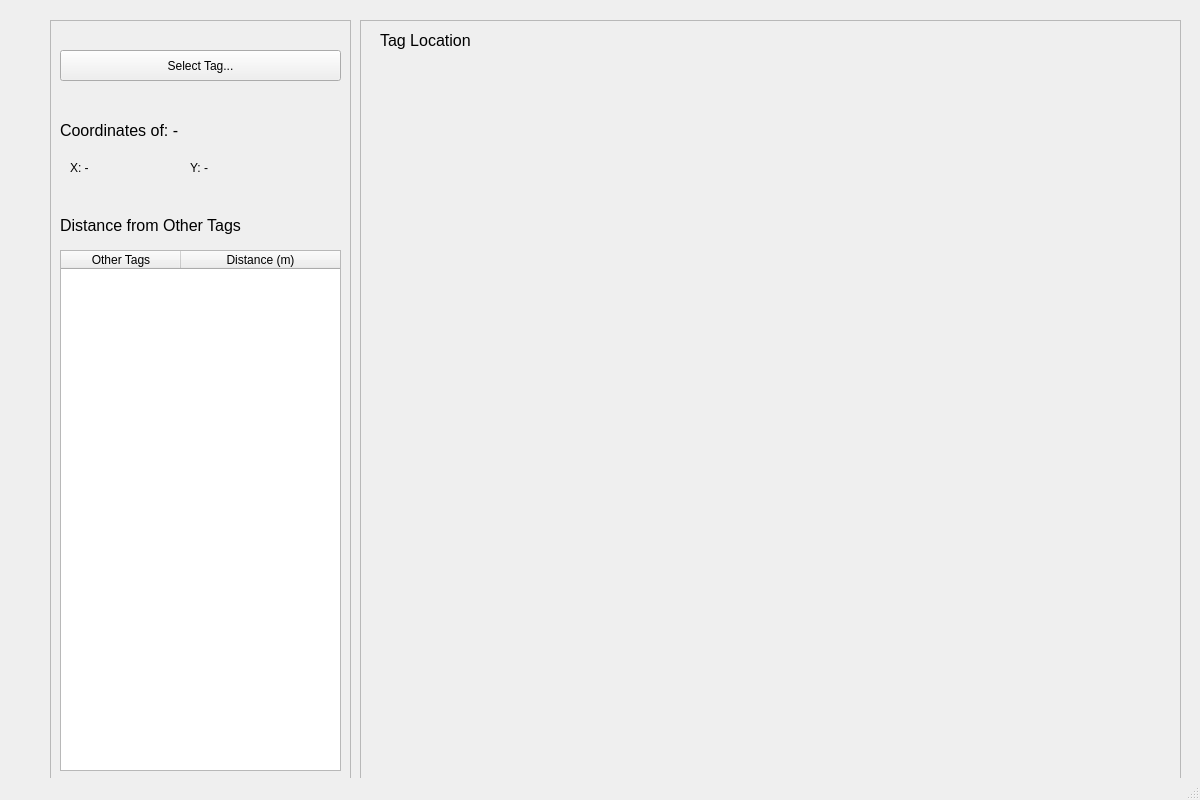
<?xml version="1.0" encoding="UTF-8"?>
<ui version="4.0">
 <class>MainWindow</class>
 <widget class="QMainWindow" name="MainWindow">
  <property name="geometry">
   <rect>
    <x>0</x>
    <y>0</y>
    <width>1200</width>
    <height>800</height>
   </rect>
  </property>
  <property name="windowTitle">
   <string>MainWindow</string>
  </property>
  <property name="windowIcon">
   <iconset>
    <normaloff>assets/icons8_find_iphone_96px.png</normaloff>assets/icons8_find_iphone_96px.png</iconset>
  </property>
  <property name="autoFillBackground">
   <bool>true</bool>
  </property>
  <widget class="QWidget" name="centralwidget">
   <widget class="QFrame" name="frame">
    <property name="geometry">
     <rect>
      <x>50</x>
      <y>20</y>
      <width>301</width>
      <height>761</height>
     </rect>
    </property>
    <property name="autoFillBackground">
     <bool>true</bool>
    </property>
    <property name="styleSheet">
     <string notr="true">border-color: rgb(0, 0, 0);</string>
    </property>
    <property name="frameShape">
     <enum>QFrame::StyledPanel</enum>
    </property>
    <property name="frameShadow">
     <enum>QFrame::Raised</enum>
    </property>
    <widget class="QToolButton" name="toolButton">
     <property name="geometry">
      <rect>
       <x>10</x>
       <y>30</y>
       <width>281</width>
       <height>31</height>
      </rect>
     </property>
     <property name="font">
      <font>
       <pointsize>9</pointsize>
      </font>
     </property>
     <property name="text">
      <string>Select Tag...</string>
     </property>
    </widget>
    <widget class="QLabel" name="label">
     <property name="geometry">
      <rect>
       <x>20</x>
       <y>140</y>
       <width>101</width>
       <height>16</height>
      </rect>
     </property>
     <property name="text">
      <string>X: -</string>
     </property>
     <property name="alignment">
      <set>Qt::AlignLeading|Qt::AlignLeft|Qt::AlignVCenter</set>
     </property>
    </widget>
    <widget class="QLabel" name="label_2">
     <property name="geometry">
      <rect>
       <x>140</x>
       <y>140</y>
       <width>101</width>
       <height>16</height>
      </rect>
     </property>
     <property name="text">
      <string>Y: -</string>
     </property>
     <property name="alignment">
      <set>Qt::AlignLeading|Qt::AlignLeft|Qt::AlignVCenter</set>
     </property>
    </widget>
    <widget class="QLabel" name="label_3">
     <property name="geometry">
      <rect>
       <x>10</x>
       <y>95</y>
       <width>231</width>
       <height>31</height>
      </rect>
     </property>
     <property name="font">
      <font>
       <pointsize>12</pointsize>
      </font>
     </property>
     <property name="text">
      <string>Coordinates of: -</string>
     </property>
     <property name="alignment">
      <set>Qt::AlignLeading|Qt::AlignLeft|Qt::AlignVCenter</set>
     </property>
    </widget>
    <widget class="QLabel" name="label_4">
     <property name="geometry">
      <rect>
       <x>10</x>
       <y>185</y>
       <width>281</width>
       <height>41</height>
      </rect>
     </property>
     <property name="font">
      <font>
       <pointsize>12</pointsize>
      </font>
     </property>
     <property name="text">
      <string>Distance from Other Tags</string>
     </property>
     <property name="alignment">
      <set>Qt::AlignLeading|Qt::AlignLeft|Qt::AlignVCenter</set>
     </property>
    </widget>
    <widget class="QTableWidget" name="tableWidget">
     <property name="geometry">
      <rect>
       <x>10</x>
       <y>230</y>
       <width>281</width>
       <height>521</height>
      </rect>
     </property>
     <property name="sizePolicy">
      <sizepolicy hsizetype="Expanding" vsizetype="Expanding">
       <horstretch>0</horstretch>
       <verstretch>0</verstretch>
      </sizepolicy>
     </property>
     <property name="inputMethodHints">
      <set>Qt::ImhNone</set>
     </property>
     <property name="frameShadow">
      <enum>QFrame::Plain</enum>
     </property>
     <property name="editTriggers">
      <set>QAbstractItemView::NoEditTriggers</set>
     </property>
     <property name="showGrid">
      <bool>true</bool>
     </property>
     <property name="gridStyle">
      <enum>Qt::SolidLine</enum>
     </property>
     <property name="sortingEnabled">
      <bool>false</bool>
     </property>
     <property name="rowCount">
      <number>0</number>
     </property>
     <attribute name="horizontalHeaderCascadingSectionResizes">
      <bool>false</bool>
     </attribute>
     <attribute name="horizontalHeaderDefaultSectionSize">
      <number>120</number>
     </attribute>
     <attribute name="horizontalHeaderHighlightSections">
      <bool>true</bool>
     </attribute>
     <attribute name="horizontalHeaderShowSortIndicator" stdset="0">
      <bool>false</bool>
     </attribute>
     <attribute name="horizontalHeaderStretchLastSection">
      <bool>true</bool>
     </attribute>
     <attribute name="verticalHeaderVisible">
      <bool>false</bool>
     </attribute>
     <attribute name="verticalHeaderCascadingSectionResizes">
      <bool>false</bool>
     </attribute>
     <attribute name="verticalHeaderHighlightSections">
      <bool>true</bool>
     </attribute>
     <attribute name="verticalHeaderShowSortIndicator" stdset="0">
      <bool>false</bool>
     </attribute>
     <attribute name="verticalHeaderStretchLastSection">
      <bool>false</bool>
     </attribute>
     <column>
      <property name="text">
       <string>Other Tags</string>
      </property>
     </column>
     <column>
      <property name="text">
       <string>Distance (m)</string>
      </property>
     </column>
    </widget>
   </widget>
   <widget class="QFrame" name="frame_2">
    <property name="geometry">
     <rect>
      <x>360</x>
      <y>20</y>
      <width>821</width>
      <height>761</height>
     </rect>
    </property>
    <property name="autoFillBackground">
     <bool>true</bool>
    </property>
    <property name="frameShape">
     <enum>QFrame::StyledPanel</enum>
    </property>
    <property name="frameShadow">
     <enum>QFrame::Raised</enum>
    </property>
    <widget class="QWidget" name="verticalLayoutWidget">
     <property name="geometry">
      <rect>
       <x>10</x>
       <y>50</y>
       <width>801</width>
       <height>701</height>
      </rect>
     </property>
     <layout class="QVBoxLayout" name="verticalLayout"/>
    </widget>
    <widget class="QLabel" name="label_5">
     <property name="geometry">
      <rect>
       <x>20</x>
       <y>5</y>
       <width>181</width>
       <height>31</height>
      </rect>
     </property>
     <property name="font">
      <font>
       <pointsize>12</pointsize>
      </font>
     </property>
     <property name="text">
      <string>Tag Location</string>
     </property>
     <property name="alignment">
      <set>Qt::AlignLeading|Qt::AlignLeft|Qt::AlignVCenter</set>
     </property>
    </widget>
   </widget>
   <zorder>frame_2</zorder>
   <zorder>frame</zorder>
  </widget>
  <widget class="QStatusBar" name="statusbar"/>
 </widget>
 <tabstops>
  <tabstop>toolButton</tabstop>
  <tabstop>tableWidget</tabstop>
 </tabstops>
 <resources/>
 <connections/>
</ui>
